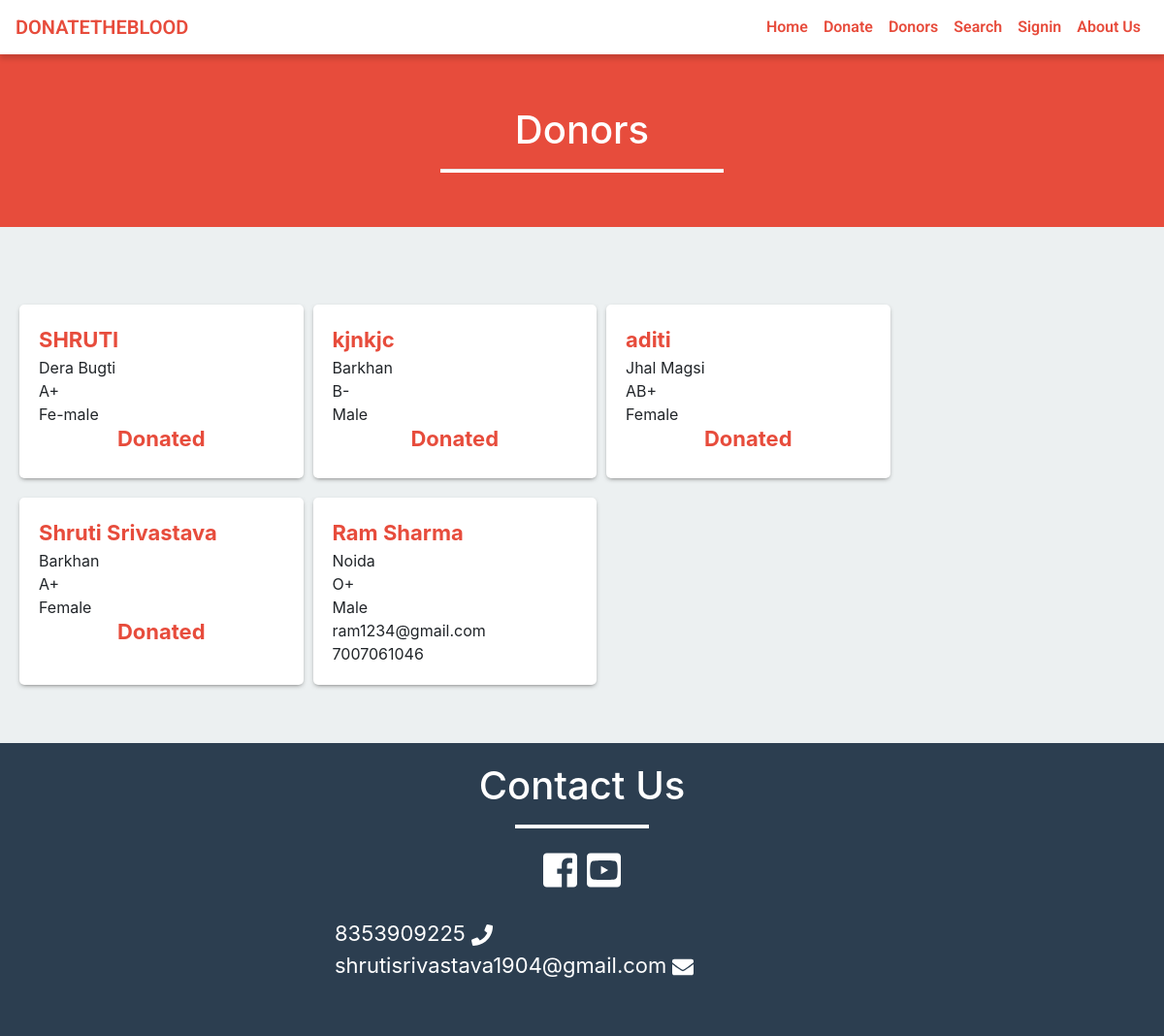
The page /donor.php on the database its author committed.
### tables this page shows
CREATE TABLE `donor` (
  `id` int(11) NOT NULL,
  `Name` varchar(50) NOT NULL,
  `Gender` varchar(10) NOT NULL,
  `Email` varchar(50) NOT NULL,
  `City` varchar(50) NOT NULL,
  `DOB` varchar(20) NOT NULL,
  `Contact_no` varchar(16) NOT NULL,
  `Save_life_date` varchar(20) NOT NULL,
  `Password` varchar(100) NOT NULL,
  `blood_group` varchar(10) NOT NULL
);

### donor.php (the view, shortened to what this page needs)
<?php
	include ('include/header.php');
?>
<div class="container-fluid red-background size">
	<div class="row">
		<div class="col-md-6 offset-md-3">
			<h1 class="text-center">Donors</h1>
			<hr class="white-bar">
		</div>
	</div>
</div>
<div class="container" style="padding: 60px 0;">
	<div class="row data">
		<?php
           $sql = "SELECT * FROM donor";
           $result=mysqli_query($conn,$sql);
           if(mysqli_num_rows($result)>0)
           {
             while($row = mysqli_fetch_assoc($result))
             {
             	if($row['Save_life_date']=='0')
             	{
                   echo '<div class="col-md-3 col-sm-12 col-lg-3 donors_data">
             		<span class="name">'.$row['Name'].'</span>
             		<span>'.$row['City'].'</span>
             		<span>'.$row['blood_group'].'</span>
             		<span>'.$row['Gender'].'</span>
             		<span>'.$row['Email'].'</span>
             		<span>'.$row['Contact_no'].'</span>
             		</div> ';
             	}
             	else
             	{
             		 $date = $row['Save_life_date'];
             		 $start = date_create("$date");
                                 $end = date_create();
                                 $diff = date_diff($start,$end);
                                 $diffMonth = $diff->m;
                                 if($diffMonth>=3)
                                 {
                                    echo '<div class="col-md-3 col-sm-12 col-lg-3 donors_data">
             		<span class="name">'.$row['Name'].'</span>
             		<span>'.$row['City'].'</span>
             		<span>'.$row['blood_group'].'</span>
             		<span>'.$row['Gender'].'</span>
             		<span>'.$row['Email'].'</span>
             		<span>'.$row['Contact_no'].'</span>
             		</div> ';
                                 }
                                 else
                                 {
                                  echo '<div class="col-md-3 col-sm-12 col-lg-3 donors_data">
             		<span class="name">'.$row['Name'].'</span>
             		<span>'.$row['City'].'</span>
             		<span>'.$row['blood_group'].'</span>
             		<span>'.$row['Gender'].'</span>
             		<h4 class="name text-center">Donated<h4>
             		</div> ';
                                 }
             	}
             }
           }
		?>
	</div>
</div>
<?php
	include ('include/footer.php');
?>

### include/header.php (shortened to what this page needs)
<!DOCTYPE html>
	<head>
        <link rel="stylesheet" href="css/styles.css">
        <link rel="stylesheet" type="text/css" href="bootstrap/css/bootstrap.min.css">
		<link rel="stylesheet" href="css/custom.css">
	</head>
<?php
            if(isset($_SESSION['user_id']) && !empty($_SESSION['user_id']))
            {
               include 'usernav.php';
            }
            else
            {
              include 'navigation.php';
            }
?>

### include/navigation.php (shortened to what this page needs)
<body>
<nav id="mainNav" class="navbar fixed-top navbar-default navbar-expand-lg navbar-light bg-light">
  <a class="navbar-brand" href="./index.php">DONATETHEBLOOD</a>
  <div class="collapse navbar-collapse" id="navbarTogglerDemo02">
    <ul class="navbar-nav form-inline my-2 my-lg-0">
      <li class="nav-item">
        <a class="nav-link" href="index.php">Home</a>
      </li>
      <li class="nav-item">
        <a class="nav-link" href="donate.php">Donate</a>
      </li>
      <li class="nav-item">
        <a class="nav-link" href="donor.php">Donors</a>
      </li>
      <li class="nav-item">
        <a class="nav-link" href="search.php">Search</a>
      </li>
      <li class="nav-item">
        <a class="nav-link" href="signin.php">Signin</a>
      </li>
      <li class="nav-item">
        <a class="nav-link" href="about.php">About Us</a>
      </li>
    </ul>
  </div>
</nav>

### include/footer.php (shortened to what this page needs)
			<div class="container-fluid">
				<div class="row contactus">
					<div class="col-md-6 offset-md-3">
						<h1 class="text-center">Contact Us</h1>
						<hr class="white-bar">
							<h1 class="text-center">
								<a  target="_blank" href="https://www.facebook.com/exceptionalprogrammers"><i style="color: #fff;" class="fab fa-facebook-square"></i></a>
								<a target="_blank" href="https://www.youtube.com/exceptionalprogrammers"><i style="color: #fff;" class="fab fa-youtube-square"></i></a>
							</h1>
							<div class="details">
								 <p> 8353909225 <i class="fa fa-phone"></i>
								shrutisrivastava1904@gmail.com <i class="fa fa-envelope"></i>  </p>
							</div>
					</div>
				</div>
			</div>
	</body>
</html>

### css/styles.css (style rules this page uses)
body { background: #f1f4f7; padding-top: 50px; color: #5f6468; font-family: "Roboto", sans-serif; }
p { color: #777; }
a, a:hover, a:focus { color: #e74c3c; }
h1, h2, h3, h4, h5, h6 { color: #5f6468; }
h1 { font-weight: 300; font-size: 40px; }
h3, h4 { font-weight: 300; }
.navbar-nav li a { color: #e74c3c !important; }

### css/custom.css (style rules this page uses)
.navbar-brand, .nav-link { color: #e74c3c !important; }
.navbar-default { background-color: white !important; border-color: rgba(34, 34, 34, 0.05); font-family: 'Roboto', 'Helvetica Neue', Arial, sans-serif; -webkit-transition: all 0.35s; -moz-transition: all 0.35s; transition: all 0.35s; }
@media (min-width: 768px) { .navbar-default { background-color: white !important; border-color: rgba(255, 255, 255, 0.3); } }
nav { -webkit-box-shadow: 0px 5px 5px 0px rgba(0,0,0,0.14); -moz-box-shadow: 0px 5px 5px 0px rgba(0,0,0,0.14); box-shadow: 0px 5px 5px 0px rgba(0,0,0,0.14); font-family: 'Roboto', sans-serif; font-weight: 600; }
body { background-color: #ecf0f1; width: 100%; overflow-x: hidden; }
.white-bar { height: 3px; width: 50%; color: white; background-color: white; }
.red-background { background-color: #e74c3c; min-height: 460px; height: auto; padding: 10px }
.contactus { padding: 20px; background-color: #2c3e50; }
.contactus h1 { color: white; }
.contactus hr { width: 25% !important; }
.contactus p { color: white; }
.details { font-size: 22px; padding: 20px; font-weight: 400px; }

### donor.php (style rules this page uses)
.size { min-height: 0px; padding: 60px 0 40px 0; }
h1 { color: white; }
span { display: block; }
.name { color: #e74c3c; font-size: 22px; font-weight: 700; }
.donors_data { background-color: white; border-radius: 5px; margin:20px 5px 0px 5px; -webkit-box-shadow: 0px 2px 5px -2px rgba(89,89,89,0.95); -moz-box-shadow: 0px 2px 5px -2px rgba(89,89,89,0.95); box-shadow: 0px 2px 5px -2px rgba(89,89,89,0.95); padding: 20px; }

### rows shown on the page
donor: Name "SHRUTI", City "Dera Bugti", blood_group "A+", Gender "Fe-male"
donor: Name "kjnkjc", City "Barkhan", blood_group "B-", Gender "Male"
donor: Name "aditi", City "Jhal Magsi", blood_group "AB+", Gender "Female"
donor: Name "Shruti Srivastava", City "Barkhan", blood_group "A+", Gender "Female"
donor: Name "Ram Sharma", City "Noida", blood_group "O+", Gender "Male", Email "ram1234@gmail.com", Contact_no "7007061046"
